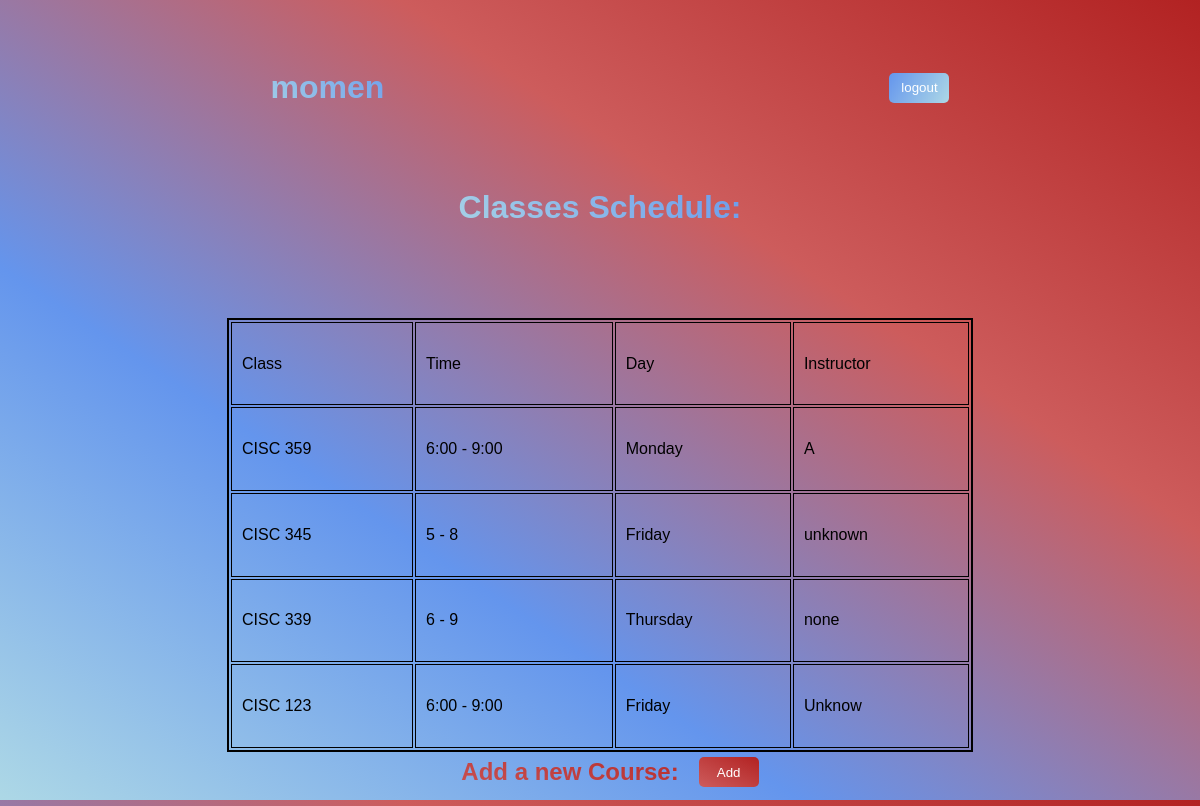
The app's page /courses/ (signed in) with its own data.
### courses/models.py (models this page shows, shortened)
class Course(models.Model):
    title = models.CharField(max_length=100)
    time = models.CharField(max_length=100)
    day = models.CharField(max_length=100)
    instructor = models.CharField(max_length=100)
    student = models.ForeignKey(User, on_delete=models.CASCADE, default=None)

### courses/views.py (the view)
# urls.py: path('', views.courses_list, name="list"),
@login_required(login_url="/")
def courses_list(request):
    courses = Course.objects.all()
    return render(request, 'courses/courses_list.html', {"courses": courses})

### courses/templates/courses/courses_list.html (shortened to what this page needs)
<!DOCTYPE html>
<html lang="en">
<head>
    <link rel="stylesheet" href="/static/styles.css">
</head>
<body style="height: 98vh">
    <div class="title">
        <h1 class="name">{{ user }}</h1>
        <nav>
          <form class="logout-link" action="/accounts/logout/" method="post">
              <button class="logout_button" type="submit">logout</button>
          </form>
        </nav>
    </div>
    <h1 class="name" >Classes Schedule:</h1>
    <div class="tableContainer" style="margin: auto; margin-top: 0px; width: 90%">
        <table class="tableStyle">
            <tr class="tableColumn">
                <td class="tableRow">Class</td>
                <td class="tableRow">Time</td>
                <td class="tableRow">Day</td>
                <td class="tableRow">Instructor</td>
            </tr>
            {% for course in courses %}
                {% if course.student == user %}
                    <tr class="tableColumn">
                        <td class="tableRow">{{ course.title }}</td>
                        <td class="tableRow">{{ course.time }}</td>
                        <td class="tableRow">{{ course.day }}</td>
                        <td class="tableRow">{{ course.instructor }}</td>
                    </tr>
                {% endif %}
            {% endfor %}
        </table>
    </div>
    <div class="add_class">
        <h2 class="add_class_title">Add a new Course: </h2>
        <form class="site-form" action="/courses/add/" method="post">
            <input class="add_button" type="submit" value="Add">
        </form>
    </div>
</body>
</html>

### assets/styles.css (style rules this page uses)
body { font-family: Arial, Helvetica, sans-serif; display: flex; flex-direction: column; height: 100vh; justify-content: center; align-items: center; background: linear-gradient(to top right, lightblue, cornflowerblue, indianred, firebrick); }
.tableContainer { display: flex; width: 90%; height: 450px; padding-top: 50px; justify-content: center; }
.tableStyle { border: 2px solid black; width: 70%; height: 100%; }
.tableColumn { border: 1px solid black; }
.tableRow { border: 1px solid black; padding-left: 10px; }

### courses/templates/courses/courses_list.html (style rules this page uses)
.title { display: flex; flex-direction: row; width: 100%; justify-content: space-around; align-items: center; margin-top: 20px; }
.logout-link { display: flex; }
.logout_button { border-radius: 5px; border: gray; color: white; height: 30px; width: 60px; cursor: pointer; background-image: linear-gradient(300deg, lightblue, cornflowerblue); }
.add_button { border-radius: 5px; border: gray; color: white; height: 30px; width: 60px; cursor: pointer; background-image: linear-gradient(to top right, indianred, firebrick); }
.name { padding: 20px; background-color: red; background-image: linear-gradient(45deg, lightblue, cornflowerblue); -webkit-background-clip: text; -webkit-text-fill-color: transparent; }
.add_class_title { padding: 20px; background-color: red; background-image: linear-gradient(to top right, indianred, firebrick); -webkit-background-clip: text; -webkit-text-fill-color: transparent; }
.add_class { display: flex; flex-direction: row; justify-content: flex-start; align-items: center; margin: auto; height: 40px; }

### records on screen
Course: title "CISC 359", time "6:00 - 9:00", day "Monday", instructor "A"
Course: title "CISC 345", time "5 - 8", day "Friday", instructor "unknown"
Course: title "CISC 339", time "6 - 9", day "Thursday", instructor "none"
Course: title "CISC 123", time "6:00 - 9:00", day "Friday", instructor "Unknow"

### other values on screen
{{ user }} "momen"
